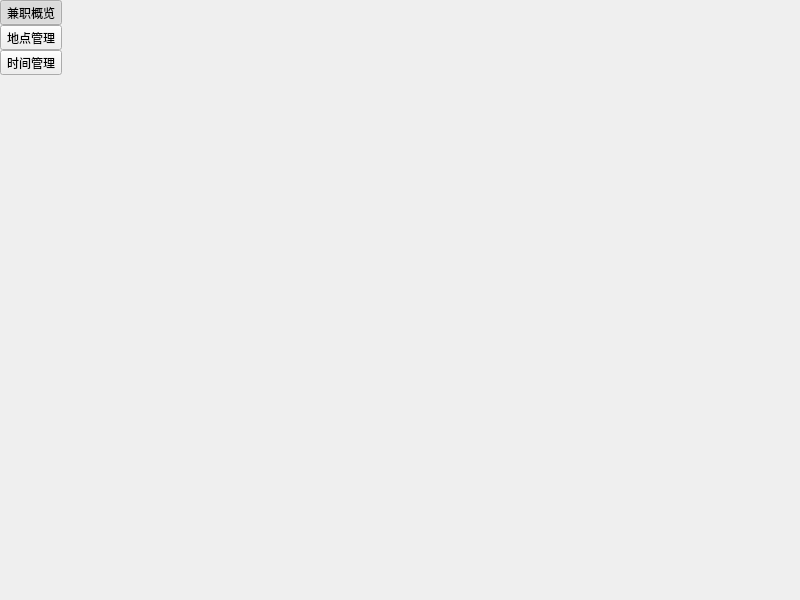
<?xml version="1.0" encoding="UTF-8"?>
<ui version="4.0">
 <class>MainWindow</class>
 <widget class="QMainWindow" name="MainWindow">
  <property name="geometry">
   <rect>
    <x>0</x>
    <y>0</y>
    <width>800</width>
    <height>600</height>
   </rect>
  </property>
  <property name="windowTitle">
   <string>兼职时长管理器</string>
  </property>
  <property name="windowIcon">
   <iconset resource="../../../resource/resource.qrc">
    <normaloff>:/image/icon/icon.ico</normaloff>:/image/icon/icon.ico</iconset>
  </property>
  <property name="styleSheet">
   <string notr="true"/>
  </property>
  <widget class="QWidget" name="centralwidget">
   <layout class="QGridLayout" name="gridLayout_2">
    <property name="leftMargin">
     <number>0</number>
    </property>
    <property name="topMargin">
     <number>0</number>
    </property>
    <property name="rightMargin">
     <number>0</number>
    </property>
    <property name="bottomMargin">
     <number>0</number>
    </property>
    <property name="spacing">
     <number>0</number>
    </property>
    <item row="0" column="1">
     <widget class="QStackedWidget" name="body_stacked_widget">
      <property name="currentIndex">
       <number>-1</number>
      </property>
     </widget>
    </item>
    <item row="0" column="0">
     <widget class="QWidget" name="side_bar" native="true">
      <property name="sizePolicy">
       <sizepolicy hsizetype="Fixed" vsizetype="Preferred">
        <horstretch>0</horstretch>
        <verstretch>0</verstretch>
       </sizepolicy>
      </property>
      <property name="styleSheet">
       <string notr="true"/>
      </property>
      <layout class="QGridLayout" name="gridLayout">
       <property name="leftMargin">
        <number>0</number>
       </property>
       <property name="topMargin">
        <number>0</number>
       </property>
       <property name="rightMargin">
        <number>0</number>
       </property>
       <property name="bottomMargin">
        <number>0</number>
       </property>
       <property name="spacing">
        <number>0</number>
       </property>
       <item row="1" column="0">
        <widget class="QToolButton" name="location">
         <property name="sizePolicy">
          <sizepolicy hsizetype="Fixed" vsizetype="Fixed">
           <horstretch>0</horstretch>
           <verstretch>0</verstretch>
          </sizepolicy>
         </property>
         <property name="text">
          <string>地点管理</string>
         </property>
         <property name="icon">
          <iconset resource="../../../resource/resource.qrc">
           <normaloff>:/image/icon/location.png</normaloff>:/image/icon/location.png</iconset>
         </property>
         <property name="iconSize">
          <size>
           <width>48</width>
           <height>48</height>
          </size>
         </property>
         <property name="checkable">
          <bool>true</bool>
         </property>
         <property name="autoExclusive">
          <bool>true</bool>
         </property>
         <property name="toolButtonStyle">
          <enum>Qt::ToolButtonStyle::ToolButtonTextUnderIcon</enum>
         </property>
         <property name="arrowType">
          <enum>Qt::ArrowType::NoArrow</enum>
         </property>
        </widget>
       </item>
       <item row="2" column="0">
        <widget class="QToolButton" name="work_time">
         <property name="sizePolicy">
          <sizepolicy hsizetype="Fixed" vsizetype="Fixed">
           <horstretch>0</horstretch>
           <verstretch>0</verstretch>
          </sizepolicy>
         </property>
         <property name="text">
          <string>时间管理</string>
         </property>
         <property name="icon">
          <iconset resource="../../../resource/resource.qrc">
           <normaloff>:/image/icon/list.png</normaloff>:/image/icon/list.png</iconset>
         </property>
         <property name="iconSize">
          <size>
           <width>48</width>
           <height>48</height>
          </size>
         </property>
         <property name="checkable">
          <bool>true</bool>
         </property>
         <property name="autoExclusive">
          <bool>true</bool>
         </property>
         <property name="toolButtonStyle">
          <enum>Qt::ToolButtonStyle::ToolButtonTextUnderIcon</enum>
         </property>
        </widget>
       </item>
       <item row="3" column="0">
        <spacer name="verticalSpacer">
         <property name="orientation">
          <enum>Qt::Orientation::Vertical</enum>
         </property>
         <property name="sizeHint" stdset="0">
          <size>
           <width>20</width>
           <height>40</height>
          </size>
         </property>
        </spacer>
       </item>
       <item row="0" column="0">
        <widget class="QToolButton" name="dashboard">
         <property name="sizePolicy">
          <sizepolicy hsizetype="Fixed" vsizetype="Fixed">
           <horstretch>0</horstretch>
           <verstretch>0</verstretch>
          </sizepolicy>
         </property>
         <property name="text">
          <string>兼职概览</string>
         </property>
         <property name="icon">
          <iconset resource="../../../resource/resource.qrc">
           <normaloff>:/image/icon/odometer.png</normaloff>:/image/icon/odometer.png</iconset>
         </property>
         <property name="iconSize">
          <size>
           <width>48</width>
           <height>48</height>
          </size>
         </property>
         <property name="checkable">
          <bool>true</bool>
         </property>
         <property name="checked">
          <bool>true</bool>
         </property>
         <property name="autoExclusive">
          <bool>true</bool>
         </property>
         <property name="toolButtonStyle">
          <enum>Qt::ToolButtonStyle::ToolButtonTextUnderIcon</enum>
         </property>
        </widget>
       </item>
      </layout>
     </widget>
    </item>
   </layout>
  </widget>
  <widget class="QMenuBar" name="menuBar">
   <property name="geometry">
    <rect>
     <x>0</x>
     <y>0</y>
     <width>800</width>
     <height>21</height>
    </rect>
   </property>
  </widget>
 </widget>
 <resources>
  <include location="../../../resource/resource.qrc"/>
 </resources>
 <connections/>
</ui>
